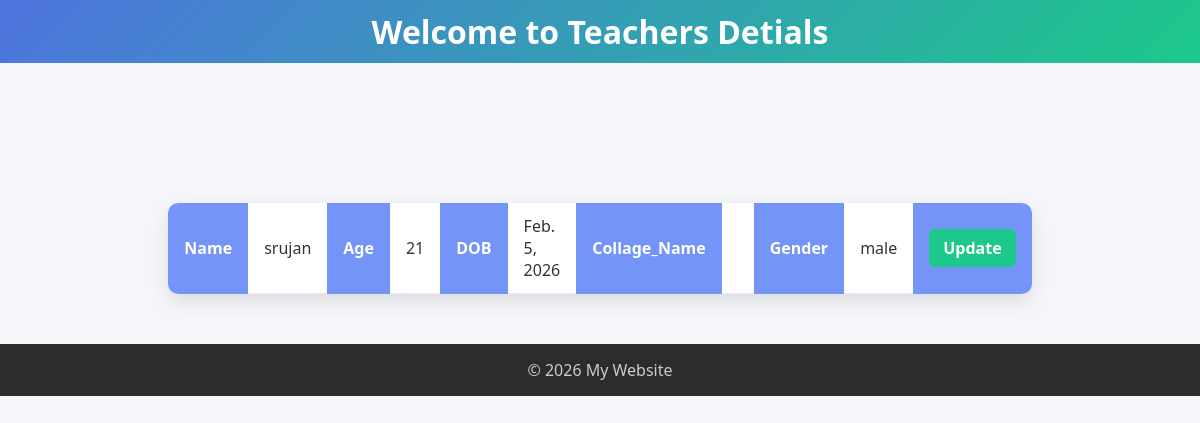
The app's page /karthik/app2/Teachers.html, older data.
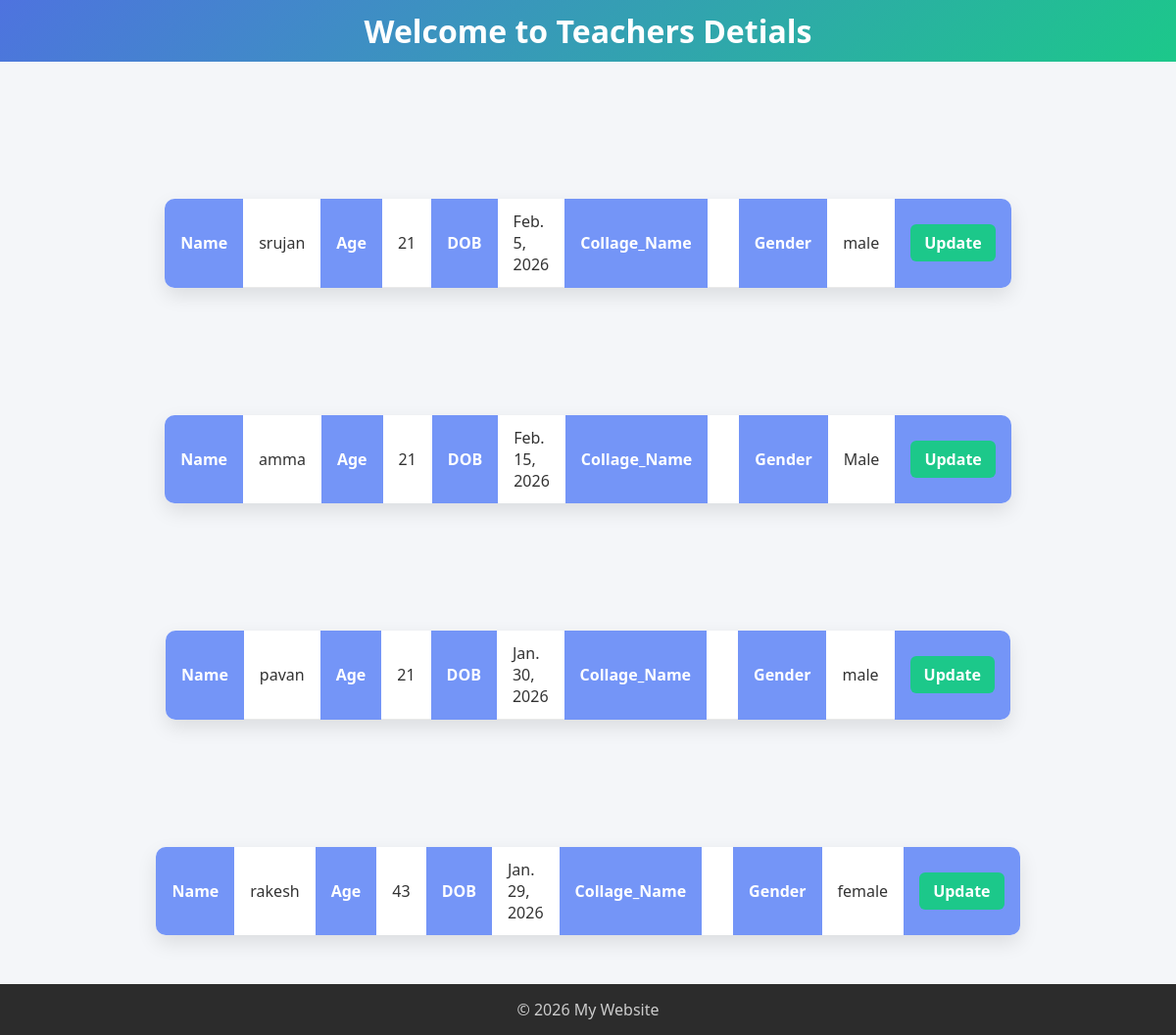
The same page, newer data.
### app1/models.py (models this page shows, shortened)
class Teachers(models.Model):
    name = models.CharField(max_length=100)
    age = models.IntegerField(null=True,blank=True)
    Password = models.CharField(null=True,blank=True)
    Address = models.CharField(null=True,blank=True)
    DOB = models.DateField(null=True,blank=True)
    Gender = models.CharField(null=True,blank=True)

### app1/views.py (the view)
# urls.py: path('app2/Teachers.html', app1,name='app1'),
def app1(request):
 teachers = Teachers.objects.all()
 return render(request,'Teachers.html',{'teachers':teachers})

### templates/Teachers.html (shortened to what this page needs)
{% load static %}
<!DOCTYPE html>
<html lang="en">
<head>
 <link rel="stylesheet" href="{% static 'teachers.css' %}">
</head>
<body>
    <header>
        <h1>Welcome to Teachers Detials</h1>
    </header>
    <main>
        <section>
            {%  for teachers in teachers %}
           <center>
            <table>
             <tr><th>Name</th>
                <td>{{teachers.name}}</td>  <br>
                <th>Age</th>
                <td>{{teachers.age}}</td><br>
                <th>DOB</th>
                <td>{{teachers.DOB}}</td><br>
                <th>Collage_Name</th>
                <td>{{teachers.Collage_Name}}</td><br>
                <th>Gender</th>
                <td>{{teachers.Gender}}</td><br>
    <th><a href="{% url 'update' teachers.id %}">Update</a></th>
           </table>
           </center>
                    {% endfor %}
        </section>
    </main>
    <footer>
        <p>© 2026 My Website</p>
    </footer>
</body>
</html>

### static/teachers.css (style rules this page uses)
* { margin: 0; padding: 0; box-sizing: border-box; font-family: "Segoe UI", Tahoma, Geneva, Verdana, sans-serif; }
body { background: #f4f6f9; color: #333; }
header { background: linear-gradient(135deg, #4e73df, #1cc88a); color: white; padding: 10px; text-align: center; }
main { padding: 20px 10px; }
table { width: 50%; margin: 10px auto; border-collapse: collapse; background: #ffffff; box-shadow: 0 8px 20px rgba(0, 0, 0, 0.1); border-radius: 10px; overflow: hidden; }
th { background: #7495f7; color: #fff; text-align: left; padding: 12px 16px; width: 30%; }
td { padding: 12px 16px; border-bottom: 1px solid #eaeaea; }
a { text-decoration: none; background: #1cc88a; color: white; padding: 8px 14px; border-radius: 6px; font-weight: 600; transition: 0.3s ease; }
footer { margin-top: 20px; background: #2c2c2c; color: #ccc; text-align: center; padding: 15px; }

Row changes from the older to the newer data that the page shows:
added Teachers: name "amma", age "21", DOB "Feb. 15, 2026", Gender "Male"
added Teachers: name "pavan", age "21", DOB "Jan. 30, 2026", Gender "male"
added Teachers: name "rakesh", age "43", DOB "Jan. 29, 2026", Gender "female"
